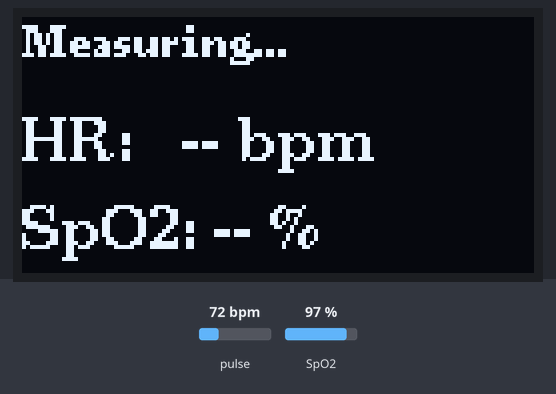
Simulated run of this sketch. Board: ESP32. On the bench: 128×64 one-colour display. The inputs (shaded band) are chosen by the test bench; at power-on: pulse 72 bpm, SpO2 97 %. What the sketch prints to the serial monitor is not drawn.

Above: at 1.6 s.
1.7 s: pulse set to 42 bpm
At 5.9 s:
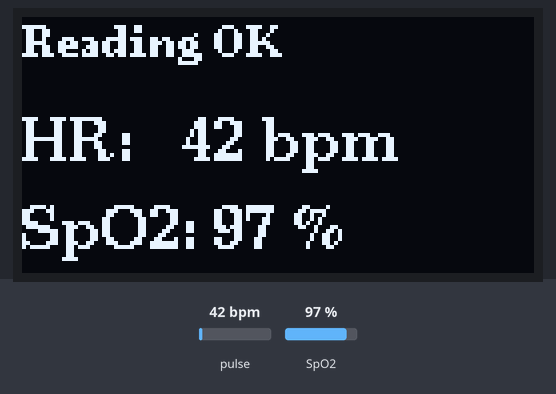
6.2 s: pulse set to 70 bpm
At 10.5 s:
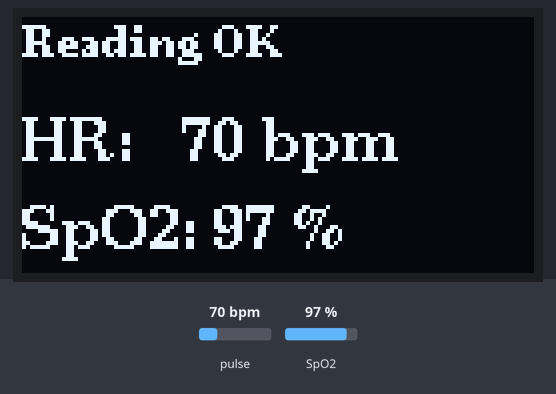
10.7 s: SpO2 set to 80 %
At 12.6 s:
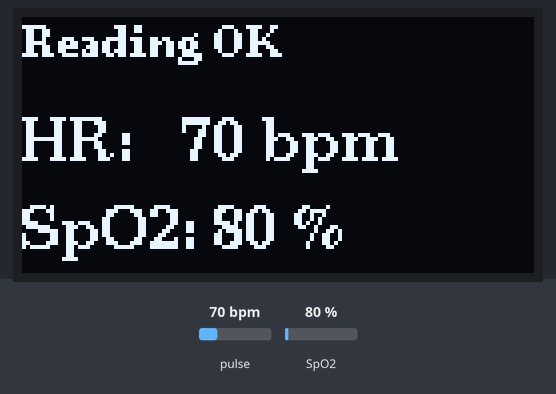
13.5 s: SpO2 set to 85 %
At 16.2 s:
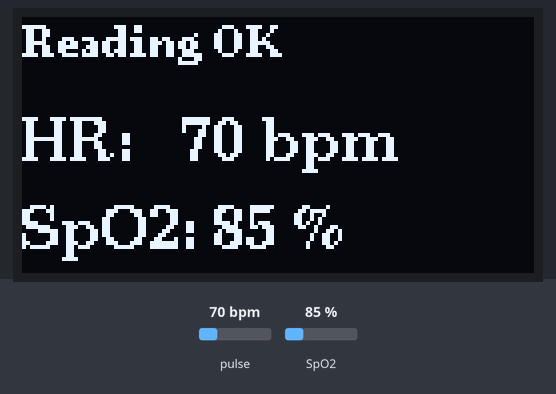
Timing chart, 0 to 17.5 s (numbered marks = the images above; inputs shaded):
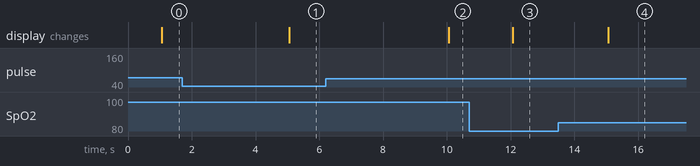

Measured:
- after the input at 1.7 s, the display: changes after 3.4 s (image 1)
- after the input at 6.2 s, the display: changes after 3.9 s (image 2)
- after the input at 10.7 s, the display: changes after 1.4 s (image 3)
- after the input at 13.5 s, the display: changes after 1.6 s (image 4)

The sketch:

PulseOximeterOled.ino
```cpp
/*
  Chapter 17 - Heart Rate & SpO2 (Part 1: OLED)
  Reads the MAX30102 sensor and shows heart rate and blood oxygen
  saturation (SpO2) on the OLED display, updated every second.
  Board:     ESP32 Dev Module
  Hardware:  MAX30102 and SH1106 OLED (I2C SDA 21, SCL 22)
  Libraries: SparkFun MAX3010x, U8g2
*/
#include <Wire.h>
#include <U8g2lib.h>
#include "MAX30105.h"
#include "spo2_algorithm.h"

// --- I2C bus (shared by SH1106 and MAX30102) ---
// SDA -> GPIO21, SCL -> GPIO22

// --- Display (SH1106, same as Chapter 6) ---
U8G2_SH1106_128X64_NONAME_F_HW_I2C u8g2(U8G2_R0, /* reset=*/ U8X8_PIN_NONE);

// --- Sensor ---
MAX30105 particleSensor;

// --- Sample buffers (Maxim algorithm expects 100 samples at 25 sps = 4 s) ---
const int BUFFER_LENGTH = 100;
const int SHIFT_SAMPLES = 25;          // recompute every 25 new samples (1 s)
uint32_t irBuffer[BUFFER_LENGTH];
uint32_t redBuffer[BUFFER_LENGTH];
int bufferIndex = 0;

// --- Finger detection ---
const uint32_t FINGER_THRESHOLD = 50000; // IR level below this = no finger
bool fingerPresent = false;

// --- Results ---
int32_t heartRate = 0;
int8_t  heartRateValid = 0;
int32_t spo2 = 0;
int8_t  spo2Valid = 0;

// --- Heart rate moving average ---
const int   HR_HISTORY_SIZE   = 5;     // number of valid readings averaged
const float HR_MAX_DEVIATION  = 0.15;  // reject readings more than 15% off the average
const int   HR_MAX_REJECTIONS = 3;     // after 3 consecutive rejections, accept (real HR change)
int32_t hrHistory[HR_HISTORY_SIZE];
int hrCount = 0;                       // valid readings currently stored
int hrNextIndex = 0;                   // circular buffer write position
int hrRejections = 0;                  // consecutive rejected readings
int32_t averagedHeartRate = 0;

// --- Display timing (non-blocking) ---
unsigned long lastReadMillis = 0;
const unsigned long READ_INTERVAL = 1000; // 1 second

void setup() {
  Serial.begin(115200);

  u8g2.begin();
  u8g2.setContrast(255);

  if (!particleSensor.begin(Wire, I2C_SPEED_FAST)) {
    Serial.println("Error: MAX30102 not found. Check wiring.");
    u8g2.clearBuffer();
    u8g2.setFont(u8g2_font_ncenB08_tr);
    u8g2.drawStr(0, 12, "MAX30102 not found");
    u8g2.sendBuffer();
    while (true) delay(1000);
  }

  // Sensor configuration: 100 sps averaged by 4 -> 25 sps effective
  byte ledBrightness = 60;   // 0 = off, 255 = 50 mA
  byte sampleAverage = 4;    // 1, 2, 4, 8, 16, 32
  byte ledMode       = 2;    // 2 = Red + IR
  int  sampleRate    = 100;  // samples per second
  int  pulseWidth    = 411;  // 69, 118, 215, 411 us
  int  adcRange      = 4096; // 2048, 4096, 8192, 16384
  particleSensor.setup(ledBrightness, sampleAverage, ledMode, sampleRate, pulseWidth, adcRange);

  lastReadMillis = millis();

  updateDisplay();
}

void loop() {
  unsigned long now = millis();

  // --- Read all new samples from the sensor FIFO ---
  particleSensor.check();
  while (particleSensor.available()) {
    uint32_t red = particleSensor.getFIFORed();
    uint32_t ir  = particleSensor.getFIFOIR();
    particleSensor.nextSample();

    if (ir < FINGER_THRESHOLD) {
      // No finger: discard the buffer and invalidate the results
      fingerPresent = false;
      bufferIndex = 0;
      heartRateValid = 0;
      spo2Valid = 0;
      resetHeartRateAverage();
      continue;
    }

    fingerPresent = true;
    redBuffer[bufferIndex] = red;
    irBuffer[bufferIndex]  = ir;
    bufferIndex++;

    if (bufferIndex == BUFFER_LENGTH) {
      maxim_heart_rate_and_oxygen_saturation(irBuffer, BUFFER_LENGTH, redBuffer,
                                             &spo2, &spo2Valid, &heartRate, &heartRateValid);
      if (heartRateValid) {
        addHeartRateReading(heartRate);
      }

      // Drop the oldest 25 samples, keep the latest 75
      memmove(redBuffer, redBuffer + SHIFT_SAMPLES, (BUFFER_LENGTH - SHIFT_SAMPLES) * sizeof(uint32_t));
      memmove(irBuffer,  irBuffer  + SHIFT_SAMPLES, (BUFFER_LENGTH - SHIFT_SAMPLES) * sizeof(uint32_t));
      bufferIndex = BUFFER_LENGTH - SHIFT_SAMPLES;
    }
  }

  // --- Update display every 1s ---
  if (now - lastReadMillis >= READ_INTERVAL) {
    lastReadMillis = now;
    updateDisplay();
  }
}

void resetHeartRateAverage() {
  hrCount = 0;
  hrNextIndex = 0;
  hrRejections = 0;
  averagedHeartRate = 0;
}

void addHeartRateReading(int32_t newHeartRate) {
  // Outlier check: only once there are enough readings to trust the average
  if (hrCount >= 3) {
    float deviation = abs(newHeartRate - averagedHeartRate) / (float)averagedHeartRate;
    if (deviation > HR_MAX_DEVIATION) {
      hrRejections++;
      if (hrRejections < HR_MAX_REJECTIONS) {
        Serial.print("HR outlier rejected: ");
        Serial.println(newHeartRate);
        return;
      }
      // Too many consecutive rejections: the heart rate really changed, start over
      Serial.println("HR changed: restarting average");
      resetHeartRateAverage();
    }
  }
  hrRejections = 0;

  // Store in circular buffer
  hrHistory[hrNextIndex] = newHeartRate;
  hrNextIndex = (hrNextIndex + 1) % HR_HISTORY_SIZE;
  if (hrCount < HR_HISTORY_SIZE) hrCount++;

  // Recompute the average
  int32_t sum = 0;
  for (int i = 0; i < hrCount; i++) sum += hrHistory[i];
  averagedHeartRate = sum / hrCount;
}

void updateDisplay() {
  char hrStr[16];
  char spo2Str[16];
  char lineStr[32];

  if (fingerPresent && hrCount > 0) {
    snprintf(hrStr, sizeof(hrStr), "%ld", (long)averagedHeartRate);
  } else {
    snprintf(hrStr, sizeof(hrStr), "--");
  }

  if (fingerPresent && spo2Valid) {
    snprintf(spo2Str, sizeof(spo2Str), "%ld", (long)spo2);
  } else {
    snprintf(spo2Str, sizeof(spo2Str), "--");
  }

  u8g2.clearBuffer();

  u8g2.setFont(u8g2_font_ncenB08_tr);
  if (!fingerPresent) {
    u8g2.drawStr(0, 10, "Place your finger");
  } else if (hrCount == 0 || !spo2Valid) {
    u8g2.drawStr(0, 10, "Measuring...");
  } else {
    u8g2.drawStr(0, 10, "Reading OK");
  }

  u8g2.setFont(u8g2_font_ncenB10_tr);
  snprintf(lineStr, sizeof(lineStr), "HR:   %s bpm", hrStr);
  u8g2.drawStr(0, 36, lineStr);
  snprintf(lineStr, sizeof(lineStr), "SpO2: %s %%", spo2Str);
  u8g2.drawStr(0, 58, lineStr);

  u8g2.sendBuffer();

  Serial.print("HR: ");
  Serial.print(hrStr);
  Serial.print(" bpm | SpO2: ");
  Serial.print(spo2Str);
  Serial.println(" %");
}
```
